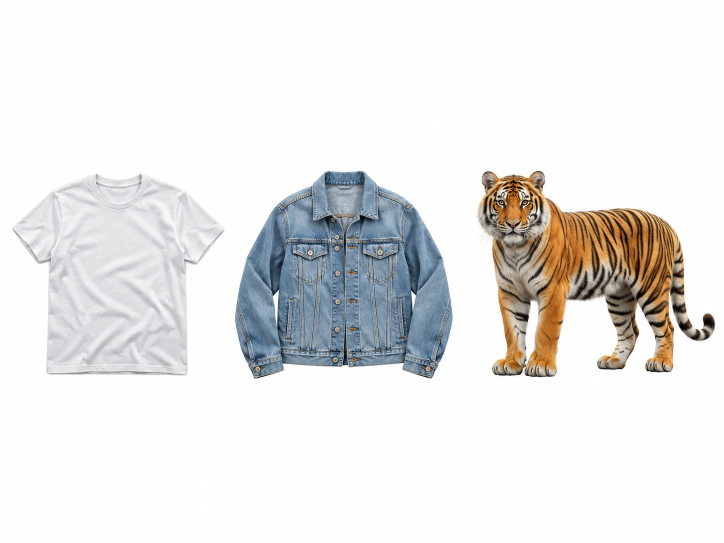
#> input picture builds/mvu_13plus/rooms_v2/list3_tshirt_jacket_tiger.webp, 1448 x 1086 px, given in place of room1_living.webp, which was not available (shown at 1/2 size)
$ python contact.py ../rooms_v2/list3_tshirt_jacket_tiger.webp
#> lines starting #> are read from the running program, lines starting #| are printed output that depends on the picture
"""Контактный лист: фоны и предметы (на сером, чтобы видно прозрачность) + проба комнаты."""
import sys, os
from PIL import Image, ImageDraw, ImageFont
M = 'media/mvu_13plus'
F = ImageFont.truetype('/usr/share/fonts/truetype/dejavu/DejaVuSans.ttf', 22)
def sheet(names, out, cell=300, cols=3, bg=(70, 70, 78)):
#> called with cell = 420, cols = 2, bg = (70, 70, 78)
    rows = (len(names) + cols - 1) // cols
    W = Image.new('RGB', (cols * cell, rows * (cell + 34)), (245, 245, 245))
#> W: PIL image 840x908 RGB; every value is 245
    d = ImageDraw.Draw(W)
    for i, n in enumerate(names):
        im = Image.open(f'{M}/{n}.webp').convert('RGBA')
        im.thumbnail((cell - 20, cell - 20))
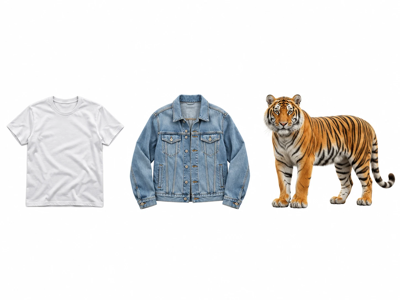
#> im: PIL image 400x300 RGBA; mean R, G, B, A 232.1, 231.5, 230.7, 255
        x, y = (i % cols) * cell, (i // cols) * (cell + 34)
        tile = Image.new('RGBA', (cell - 8, cell - 8), bg + (255,))
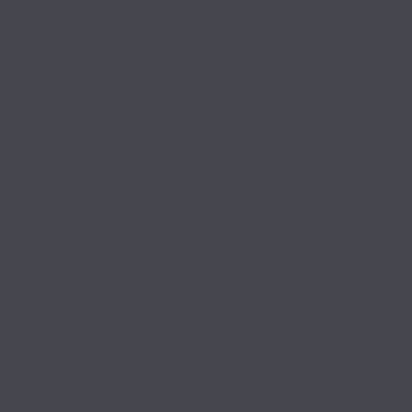
#> tile: PIL image 412x412 RGBA; mean R, G, B, A 70, 70, 78, 255
        tile.alpha_composite(im, ((cell - 8 - im.width) // 2, (cell - 8 - im.height) // 2))
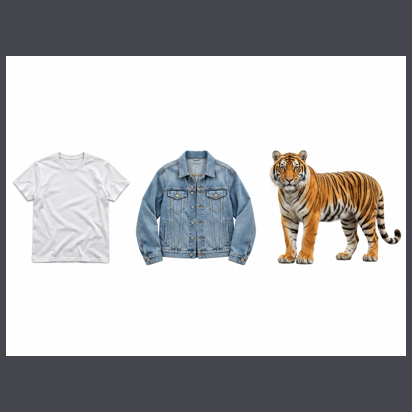
#> tile: PIL image 412x412 RGBA; mean R, G, B, A 184.6, 184.2, 186, 255
        W.paste(tile.convert('RGB'), (x + 4, y + 4))
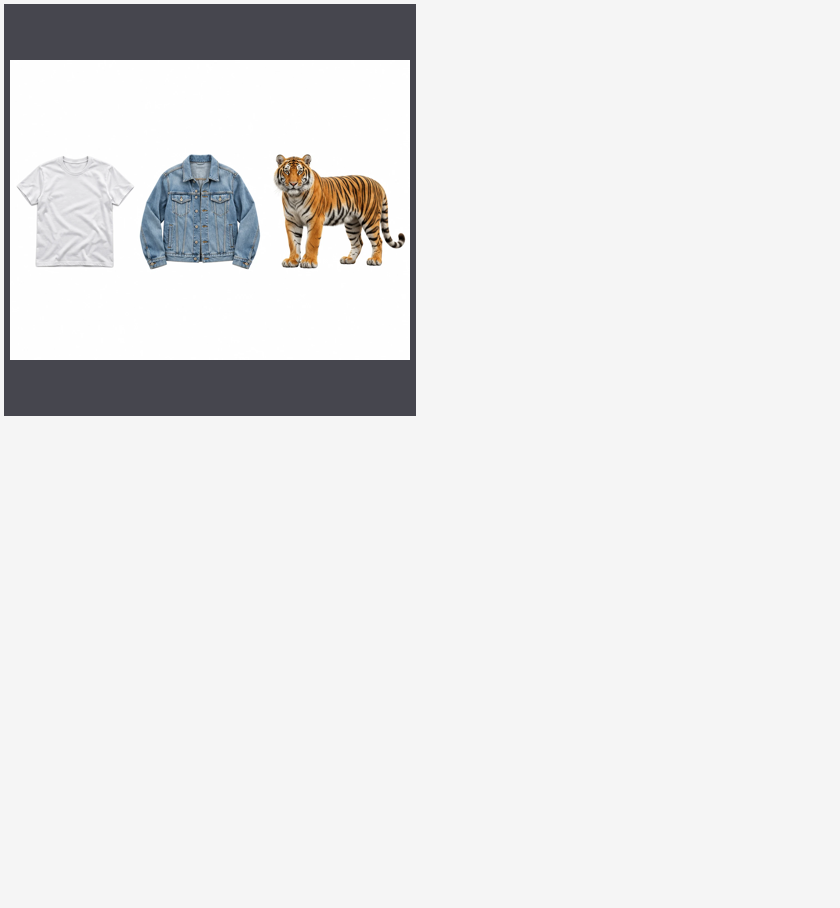
#> W: PIL image 840x908 RGB; mean R, G, B 231.6, 231.5, 231.9
        d.text((x + 8, y + cell), f'{n}  {Image.open(f"{M}/{n}.webp").size[0]}×{Image.open(f"{M}/{n}.webp").size[1]}', fill=(20, 20, 20), font=F)
#> pass 2 of the loop in sheet, `for i, n in enumerate(names):`:
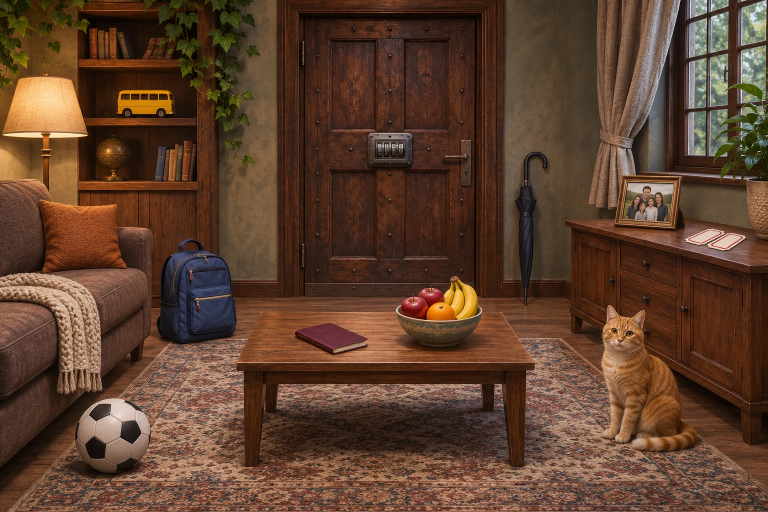
#> input picture builds/mvu_13plus/rooms_v2/room1_living_v2_src.webp, 1536 x 1024 px, given in place of room2_study.webp, which was not available (shown at 1/2 size)
#> in sheet, `tile.alpha_composite(im, ((cell - 8 - im.width) // 2, (cell - 8 - im.h..`:
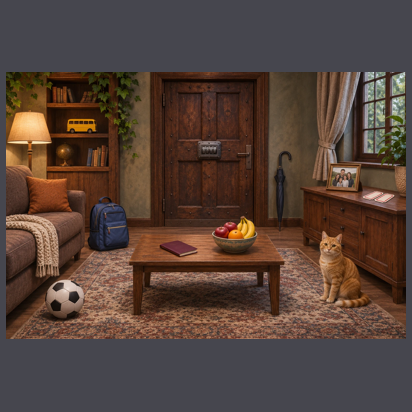
#> tile: PIL image 412x412 RGBA; mean R, G, B, A 85, 66.1, 57.4, 255
#> in sheet, `W.paste(tile.convert('RGB'), (x + 4, y + 4))`:
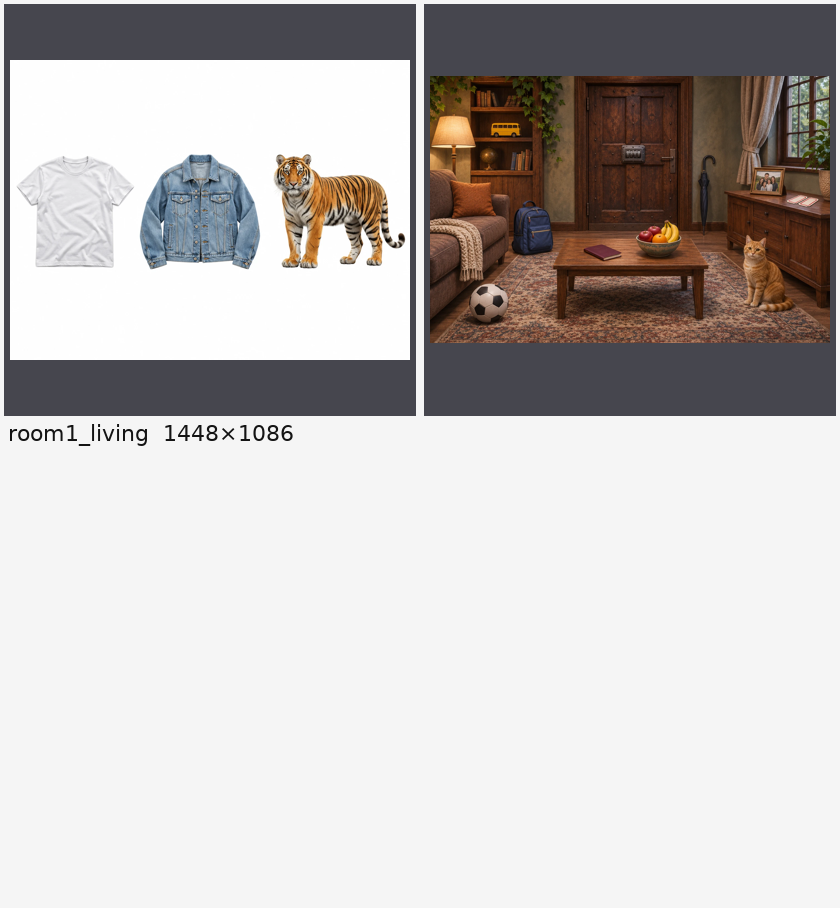
#> W: PIL image 840x908 RGB; mean R, G, B 195.6, 191.3, 189.7
    W.save(out)
def room(bg, items, out):
    R = Image.open(f'{M}/{bg}.webp').convert('RGBA')
    for n, x, y, h in items:
        im = Image.open(f'{M}/{n}.webp').convert('RGBA')
        im = im.resize((round(im.width * h / im.height), h), Image.LANCZOS)
        glow = Image.new('RGBA', im.size, (255, 220, 120, 0))
        R.alpha_composite(im, (x - im.width // 2, y - im.height))
    R.convert('RGB').save(out, quality=85)
if __name__ == '__main__':
    o = sys.argv[1]
#> (the run stopped early here; a loop or call above may not have finished)
